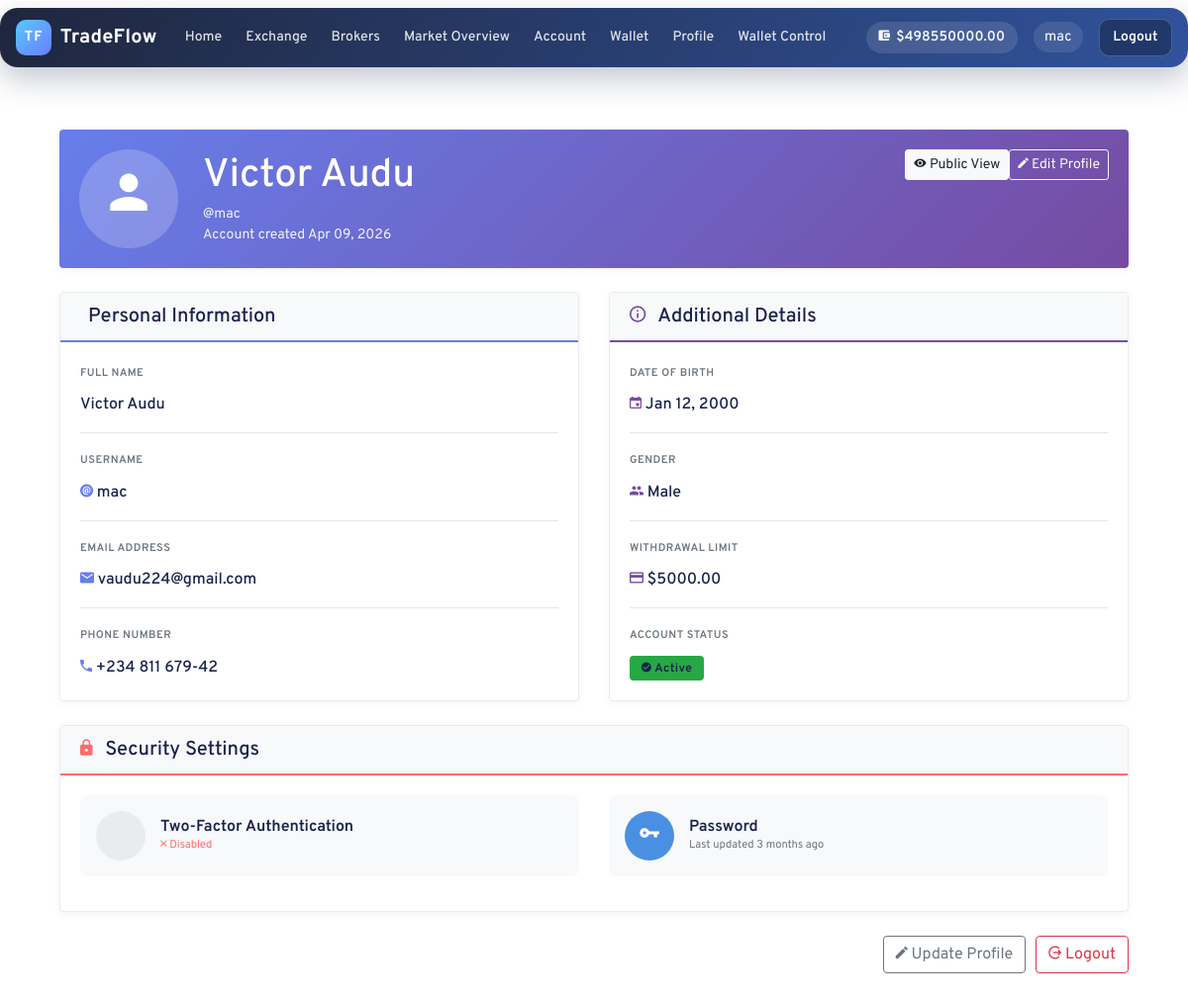
The page /users/profile/ (signed in) on the database its author committed.
### tradeflow/models.py (models this page shows, shortened)
class Account(models.Model):
    ACCOUNT_STATUS = (
        ('verified', 'Verified'),
        ('unverified', 'Unverified'),
    )
    user = models.OneToOneField(settings.AUTH_USER_MODEL, on_delete=models.CASCADE, related_name='tradeflow_account')
    balance = models.DecimalField(max_digits=12, decimal_places=2)
    account_type = models.CharField(max_length=20, choices=[('cash', 'Cash'), ('margin', 'Margin')])
    account_status = models.CharField(max_length=10, choices=ACCOUNT_STATUS, default='unverified')
    total_withdrawals = models.DecimalField(max_digits=12, decimal_places=2, default=Decimal('0.00'))
    withdrawal_limit = models.DecimalField(max_digits=12, decimal_places=2, default=Decimal('10000.00'))
    created = models.DateTimeField(auto_now_add=True)
    updated = models.DateTimeField(auto_now=True)

### users/models.py (models this page shows, shortened)
class Profile(models.Model):
    GENDER = (
        ('M', 'Male'),
        ('F', 'Female'),
    )
    user = models.OneToOneField(User, on_delete=models.CASCADE)
    full_name = models.CharField(max_length=100, null=True, blank=True)
    username = models.CharField(max_length=200, blank=True, null=True)
    email = models.EmailField(null=True, blank=True)
    phone_number = models.CharField(max_length=15, blank=True, null=True)
    dob = models.DateField(null=True, blank=True)
    gender = models.CharField(max_length=1, choices=GENDER, null=True, blank=True)
    profile_image = models.ImageField(upload_to='profile_images/', blank=True, null=True, default='assets/img/avatar.svg')
    two_factor_enabled = models.BooleanField(default=False)
    withdrawal_limit = models.DecimalField(max_digits=12, decimal_places=2, default=5000.00, validators=[MinValueValidator(0)])
    created = models.DateTimeField(auto_now_add=True)
    updated = models.DateTimeField(auto_now=True)

### users/views.py (the view)
# urls.py: path("profile/", views.profile, name="profile"),
@login_required
def profile(request):
    profile_obj = get_user_profile(request.user)
    return render(request, "users/profile.html", {"profile": profile_obj})

### users/templates/users/profile.html (shortened to what this page needs)
{% extends "main.html" %}
{% load static %}
{% block content %}
<div class="container-fluid mtb15">
  <div class="row mb-4">
    <div class="col-md-12">
      <div class="card profile-header-card" style="background: linear-gradient(135deg, #667eea 0%, #764ba2 100%); color: white; border: none;">
        <div class="card-body">
          <div class="d-flex justify-content-between align-items-start">
            <div class="d-flex align-items-center">
              <div style="width: 100px; height: 100px; background: rgba(255,255,255,0.2); border-radius: 50%; display: flex; align-items: center; justify-content: center; margin-right: 25px;">
                <i class="icon ion-md-person" style="font-size: 50px;"></i>
              </div>
              <div>
                <h1 class="mb-1" style="color: white;">{{ profile.full_name|default:request.user.username }}</h1>
                <p class="mb-0" style="opacity: 0.9;">@{{ request.user.username }}</p>
                <p class="mb-0" style="opacity: 0.9; font-size: 14px;">Account created {{ request.user.date_joined|date:"M d, Y" }}</p>
              </div>
            </div>
            <div class="d-flex gap-2">
              <a class="btn btn-light btn-sm" href="{% url 'users:profile_view' request.user.username %}">
                <i class="icon ion-md-eye"></i> Public View
              </a>
              <a class="btn btn-outline-light btn-sm" href="{% url 'users:profile-update' %}">
                <i class="icon ion-md-create"></i> Edit Profile
              </a>
            </div>
          </div>
        </div>
      </div>
    </div>
  </div>
  <div class="row">
    <div class="col-md-6 mb-4">
      <div class="card h-100">
        <div class="card-header" style="background-color: #f8f9fa; border-bottom: 2px solid #667eea;">
          <h5 class="card-title mb-0">
            Personal Information
          </h5>
        </div>
        <div class="card-body">
          <div class="profile-field mb-3">
            <label class="text-muted small" style="font-weight: 600; text-transform: uppercase; font-size: 11px;">Full Name</label>
            <p class="mb-0 mt-1" style="font-size: 16px; font-weight: 500;">
              {{ profile.full_name|default:"<span class='text-muted'>Not set</span>" }}
            </p>
          </div>
          <hr>
          <div class="profile-field mb-3">
            <label class="text-muted small" style="font-weight: 600; text-transform: uppercase; font-size: 11px;">Username</label>
            <p class="mb-0 mt-1" style="font-size: 16px; font-weight: 500;">
              <i class="icon ion-md-at" style="color: #667eea;"></i> {{ request.user.username }}
            </p>
          </div>
          <hr>
          <div class="profile-field mb-3">
            <label class="text-muted small" style="font-weight: 600; text-transform: uppercase; font-size: 11px;">Email Address</label>
            <p class="mb-0 mt-1" style="font-size: 16px; font-weight: 500;">
              <i class="icon ion-md-mail" style="color: #667eea;"></i> {{ request.user.email|default:"<span class='text-muted'>Not set</span>" }}
            </p>
          </div>
          <hr>
          <div class="profile-field">
            <label class="text-muted small" style="font-weight: 600; text-transform: uppercase; font-size: 11px;">Phone Number</label>
            <p class="mb-0 mt-1" style="font-size: 16px; font-weight: 500;">
              <i class="icon ion-md-call" style="color: #667eea;"></i> {{ profile.phone_number|default:"<span class='text-muted'>Not set</span>" }}
            </p>
          </div>
        </div>
      </div>
    </div>
    <div class="col-md-6 mb-4">
      <div class="card h-100">
        <div class="card-header" style="background-color: #f8f9fa; border-bottom: 2px solid #764ba2;">
          <h5 class="card-title mb-0">
            <i class="icon ion-md-information-circle-outline" style="color: #764ba2; margin-right: 8px;"></i>
            Additional Details
          </h5>
        </div>
        <div class="card-body">
          <div class="profile-field mb-3">
            <label class="text-muted small" style="font-weight: 600; text-transform: uppercase; font-size: 11px;">Date of Birth</label>
            <p class="mb-0 mt-1" style="font-size: 16px; font-weight: 500;">
              <i class="icon ion-md-calendar" style="color: #764ba2;"></i>
              {% if profile.dob %}
                {{ profile.dob|date:"M d, Y" }}
              {% else %}
                <span class="text-muted">Not set</span>
              {% endif %}
            </p>
          </div>
          <hr>
          <div class="profile-field mb-3">
            <label class="text-muted small" style="font-weight: 600; text-transform: uppercase; font-size: 11px;">Gender</label>
            <p class="mb-0 mt-1" style="font-size: 16px; font-weight: 500;">
              {% if profile.gender %}
                <i class="icon ion-md-people" style="color: #764ba2;"></i> {{ profile.get_gender_display }}
              {% else %}
                <span class="text-muted">Not set</span>
              {% endif %}
            </p>
          </div>
          <hr>
          <div class="profile-field mb-3">
            <label class="text-muted small" style="font-weight: 600; text-transform: uppercase; font-size: 11px;">Withdrawal Limit</label>
            <p class="mb-0 mt-1" style="font-size: 16px; font-weight: 500;">
              <i class="icon ion-md-card" style="color: #764ba2;"></i>
              {% if profile.withdrawal_limit %}
                ${{ profile.withdrawal_limit|floatformat:2 }}
              {% else %}
                <span class="text-muted">Not set</span>
              {% endif %}
            </p>
          </div>
          <hr>
          <div class="profile-field">
            <label class="text-muted small" style="font-weight: 600; text-transform: uppercase; font-size: 11px;">Account Status</label>
            <p class="mb-0 mt-1">
              {% if request.user.is_active %}
                <span class="badge" style="background-color: #28a745; font-size: 12px; padding: 6px 12px;">
                  <i class="icon ion-md-checkmark-circle"></i> Active
                </span>
              {% else %}
                <span class="badge" style="background-color: #dc3545; font-size: 12px; padding: 6px 12px;">
                  <i class="icon ion-md-close-circle"></i> Inactive
                </span>
              {% endif %}
            </p>
          </div>
        </div>
      </div>
    </div>
  </div>
  <div class="row">
    <div class="col-md-12 mb-4">
      <div class="card">
        <div class="card-header" style="background-color: #f8f9fa; border-bottom: 2px solid #ff6b6b;">
          <h5 class="card-title mb-0">
            <i class="icon ion-md-lock" style="color: #ff6b6b; margin-right: 8px;"></i>
            Security Settings
          </h5>
        </div>
        <div class="card-body">
          <div class="row">
            <div class="col-md-6">
              <div class="d-flex align-items-center p-3" style="background-color: #f8f9fa; border-radius: 8px; margin-bottom: 15px;">
                <div style="width: 50px; height: 50px; background-color: {% if profile.two_factor_enabled %}#28a745{% else %}#e9ecef{% endif %}; border-radius: 50%; display: flex; align-items: center; justify-content: center; margin-right: 15px;">
                </div>
                <div>
                  <h6 class="mb-0" style="font-weight: 600;">Two-Factor Authentication</h6>
                  <p class="mb-0 text-muted small">
                    {% if profile.two_factor_enabled %}
                      <span style="color: #28a745;"><i class="icon ion-md-checkmark"></i> Enabled</span>
                    {% else %}
                      <span style="color: #ff6b6b;"><i class="icon ion-md-close"></i> Disabled</span>
                    {% endif %}
                  </p>
                </div>
              </div>
            </div>
            <div class="col-md-6">
              <div class="d-flex align-items-center p-3" style="background-color: #f8f9fa; border-radius: 8px; margin-bottom: 15px;">
                <div style="width: 50px; height: 50px; background-color: #4a90e2; border-radius: 50%; display: flex; align-items: center; justify-content: center; margin-right: 15px;">
                  <i class="icon ion-md-key" style="font-size: 24px; color: white;"></i>
                </div>
                <div>
                  <h6 class="mb-0" style="font-weight: 600;">Password</h6>
                  <p class="mb-0 text-muted small">Last updated 3 months ago</p>
                </div>
              </div>
            </div>
          </div>
        </div>
      </div>
    </div>
  </div>
  <div class="row">
    <div class="col-md-12">
      <div style="display: flex; gap: 10px; justify-content: flex-end;">
        <a class="btn btn-outline-secondary" href="{% url 'users:profile-update' %}">
          <i class="icon ion-md-create"></i> Update Profile
        </a>
        <a class="btn btn-outline-danger" href="{% url 'users:logout' %}">
          <i class="icon ion-md-log-out"></i> Logout
        </a>
      </div>
    </div>
  </div>
</div>
{% endblock content %}

### templates/navbar.html (shortened to what this page needs)
{% load static %}
<header class="tf-nav-wrap mb-4">
    <nav class="navbar navbar-expand-lg tf-nav">
        <a class='navbar-brand font-weight-bold tf-brand' href="{% url 'broker' %}">
            <span class="tf-brand-mark">TF</span>
            <span class="tf-brand-text">TradeFlow</span>
        </a>
        <div class="collapse navbar-collapse" id="headerMenu">
            <ul class="navbar-nav mr-auto tf-nav-links">
                <li class="nav-item">
                    <a class="nav-link tf-nav-link" href="{% url 'broker' %}">Home</a>
                </li>
                <li class="nav-item">
                    <a class="nav-link tf-nav-link" href="{% url 'exchange' %}">Exchange</a>
                </li>
                <li class="nav-item">
                    <a class="nav-link tf-nav-link" href="{% url 'brokers' %}">Brokers</a>
                </li>
                <li class="nav-item">
                    <a class="nav-link tf-nav-link" href="{% url 'market-overview' %}">Market Overview</a>
                </li>
                {% if request.user.is_authenticated %}
                <li class="nav-item">
                    <a class="nav-link tf-nav-link" href="{% url 'account-summary' %}">Account</a>
                </li>
                <li class="nav-item">
                    <a class="nav-link tf-nav-link" href="{% url 'wallet' %}">Wallet</a>
                </li>
                <li class="nav-item">
                    <a class="nav-link tf-nav-link" href="{% url 'users:profile' %}">Profile</a>
                </li>
                {% if request.user.is_staff or request.user.is_superuser %}
                <li class="nav-item">
                    <a class="nav-link tf-nav-link" href="{% url 'admin-wallet-dashboard' %}">Wallet Control</a>
                </li>
                {% endif %}
                {% endif %}
            </ul>
            <ul class="navbar-nav ml-auto align-items-center tf-nav-actions">
                {% if request.user.is_authenticated %}
                    {% if request.user.tradeflow_account %}
                        <li class="nav-item mr-2">
                            <span class="tf-balance-pill">
                                <i class="icon ion-md-wallet"></i>
                                ${{ request.user.tradeflow_account.balance }}
                            </span>
                        </li>
                    {% endif %}
                    <li class="nav-item d-flex align-items-center mr-2">
                        <span class="tf-user-chip">{{ request.user.username }}</span>
                    </li>
                    <li class="nav-item">
                        <a class="tf-btn tf-btn-dark" href="{% url 'users:logout' %}">Logout</a>
                    </li>
                {% endif %}
            </ul>
        </div>
    </nav>
</header>

### rows shown on the page
Profile: full_name "Victor Audu", phone_number "+234 811 679-42", dob "Jan 12, 2000", gender "Male", withdrawal_limit "5000.00"

### other values the page prints
{{ request.user.tradeflow_account.balance }} "498550000.00"
{{ request.user.username }} "mac"
{{ request.user.date_joined|date:"M d, Y" }} "Apr 09, 2026"
{{ request.user.email|default:"<span class='text-muted'>Not set</span>" }} "vaudu224@gmail.com"
